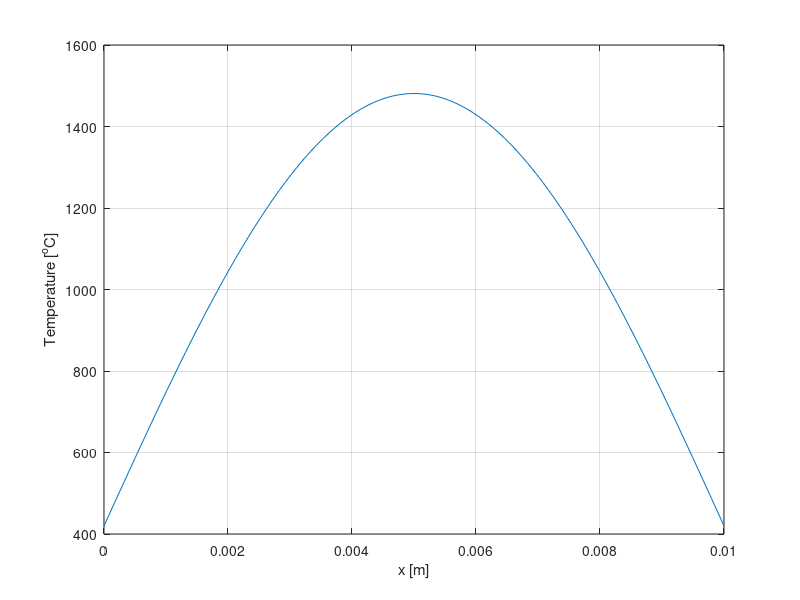

This figure's MATLAB source:
L = 0.01; %Length of the domain [m]
% Initialize domain
x = linspace(0,L,100);
% Plot initial condition
Tw = 420; %Temperature at the wall [Celsius]
k = 4.5; %Thermal Conductivity [W/mK]
q = 300E6/(2/pi); %Converts Average Heat Gen. To Peak Heat Gen
T = Tw + (((L^2)*q*sin((pi*x)/(L))/((pi^2)*k)));       %From 0 to L
plot(x,T)
grid on
xlabel('x [m]')
ylabel('Temperature [^{o}C]')